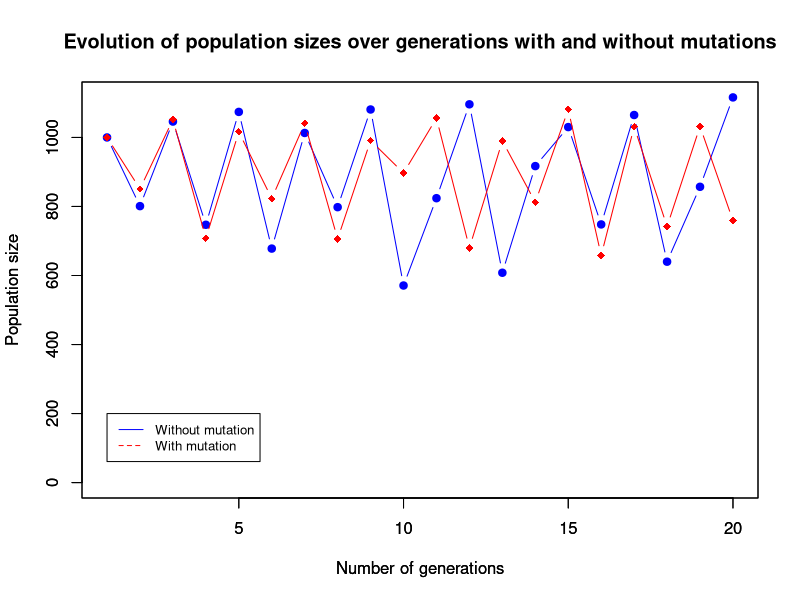

Reproduce this figure in R.
## ---- chunk 1
set.seed(42)
library(tidyverse)
## ---- chunk 2
# initial values
K <- 950 # equilibrium density, we interpreted "relaitevly small" as being close to the initial total density
lambda <- 1.5 # growth rate, also "relatively small"
N_init <- 1000 # initial total density
c <- -2 # complexity, less than -1
mu <- 0.01 # mutation rate, given
# we will define later r as the relative density à savoir N/mean(K)

# population initiale
population <- data.frame(K=rep(K, N_init), lambda=rep(lambda, N_init), c=rep(c, N_init))

## ---- chunk 3
# calculate fitnesses
calc_fitness <- function(N, K, lambda, c) {
  # make sure we're not accidentally dividing by 0
  if (any(lambda == 1)) {
    lambda <- 1.0000000001
  }
  res <- lambda / (1 + (lambda - 1)*((N/K)**((1-c)*lambda/(lambda-1))))
  return(res)
}
# test
# with(population[1,], calc_fitness(N_init, K, lambda, c))
## ---- chunk 4
# run
fitness <- with(population[1,], calc_fitness(N_init, K, lambda, c))
population$fitness <- rep(fitness, N_init)
## ---- chunk 5
# offspring per individual without mutation
offspring <- function(individual) {
  n_offspring <- rpois(1, individual[4])
  if (is.na(n_offspring)) {
    return(vector())
  } else {
    offspring <- data.frame(K=rep(individual[1], n_offspring), lambda=rep(individual[2], n_offspring), c=rep(individual[3], n_offspring), fitness=rep(individual[4], n_offspring))
    return(offspring)
  }
}
# test
# offspring(population[1,])

# also, an optimised fitness-calculation for vectorising the operations is needed:
vector_fitness <- function(input, N) {
  lambda = input[2]
  if (any(lambda == 1)) {
    lambda <- 1.0000000001
  }
  res <- lambda / (1 + (lambda - 1)*((N/input[1])**((1-input[3])*lambda/(lambda-1))))
  return(res)
}
## ---- chunk 6
# next generation
next_generation <- function(population){
  next_gen <- apply(population, 1, offspring)
  next_gen <- bind_rows(next_gen)
  next_gen$fitness <- apply(next_gen, 1, vector_fitness, N=nrow(next_gen))
  return(next_gen)
}
# test
# next_generation(population)
## ---- chunk 7
next_generation_with_mutation <- function(population){
  next_gen <- next_generation(population)
  n_mutations <- rpois(1, nrow(next_gen)*mu)
  mutants <- sample(nrow(next_gen), n_mutations, replace=FALSE)
  if(length(mutants) > 0) {
    for(i in 1:(ncol(next_gen)-1)) {
      next_gen[mutants,i] <- next_gen[mutants, i] + rnorm(1, 0, i*0.04)
    }
    next_gen[mutants,4] <- with(next_gen[mutants,], calc_fitness(nrow(next_gen), K, lambda, c))
  }
  return(next_gen)
}
## ---- chunk 8
# run over x generations and plot evolution of population size etc
run <- function(x, population) {
  generations <- population[1,]
  generations$N <- nrow(population)
  # without mutation
  for (i in 1:(x-1)) {
    population <- next_generation(population)
    population$N[1] <- nrow(population)
    generations <- rbind(generations, population[1,])
  }
  return(generations)
}
## ---- chunk 9
run_with_mutation <- function(x, population, verbose=FALSE) {
  population_with_mutation <- population
  if (verbose) {
    print(c("Generation", "Number of individuals"))
    print(c(1, nrow(population_with_mutation)))
  }
  # with mutation
  generations_with_mutation <- data.frame(N=nrow(population_with_mutation), K_means=mean(population_with_mutation$K), K_sd=sd(population_with_mutation$K), lambda_means=mean(population_with_mutation$lambda), lambda_sd=sd(population_with_mutation$lambda), c_means=mean(population_with_mutation$c), c_sd=sd(population_with_mutation$c), fitness_means=mean(population_with_mutation$fitness), fitness_sd=sd(population_with_mutation$fitness))
  for (i in 1:(x-1)) {
    population_with_mutation <- next_generation_with_mutation(population_with_mutation)
    if (verbose) {
      print(c(i+1, nrow(population_with_mutation)))
    }
    generations_with_mutation <- rbind(generations_with_mutation, c(nrow(population_with_mutation), mean(population_with_mutation$K), sd(population_with_mutation$K), mean(population_with_mutation$lambda), sd(population_with_mutation$lambda), mean(population_with_mutation$c), sd(population_with_mutation$c), mean(population_with_mutation$fitness), sd(population_with_mutation$fitness)))
  }
  generations_with_mutation$r <- generations_with_mutation$N / generations_with_mutation$K_means
  return(generations_with_mutation)
}
## ---- chunk 10
x <- 20
generations <- run(x, population)
generations_with_mutation <- run_with_mutation(x, population)
## ---- chunk 11
plot(1:x, generations$N, type="b", pch=19, col="blue", xlim=c(1, x), ylim=c(0, max(c(generations$N, generations_with_mutation$N))), xlab="Number of generations", ylab="Population size", main="Evolution of population sizes over generations with and without mutations")
par(new = T)
plot(1:x, generations_with_mutation$N, type="b", pch=18, col="red", xlim=c(1, x), ylim=c(0, max(c(generations$N, generations_with_mutation$N))), xlab="Number of generations", ylab="Population size")

legend(1, 200, legend=c("Without mutation", "With mutation"), col=c("blue", "red"), lty=1:2, cex=0.8)
